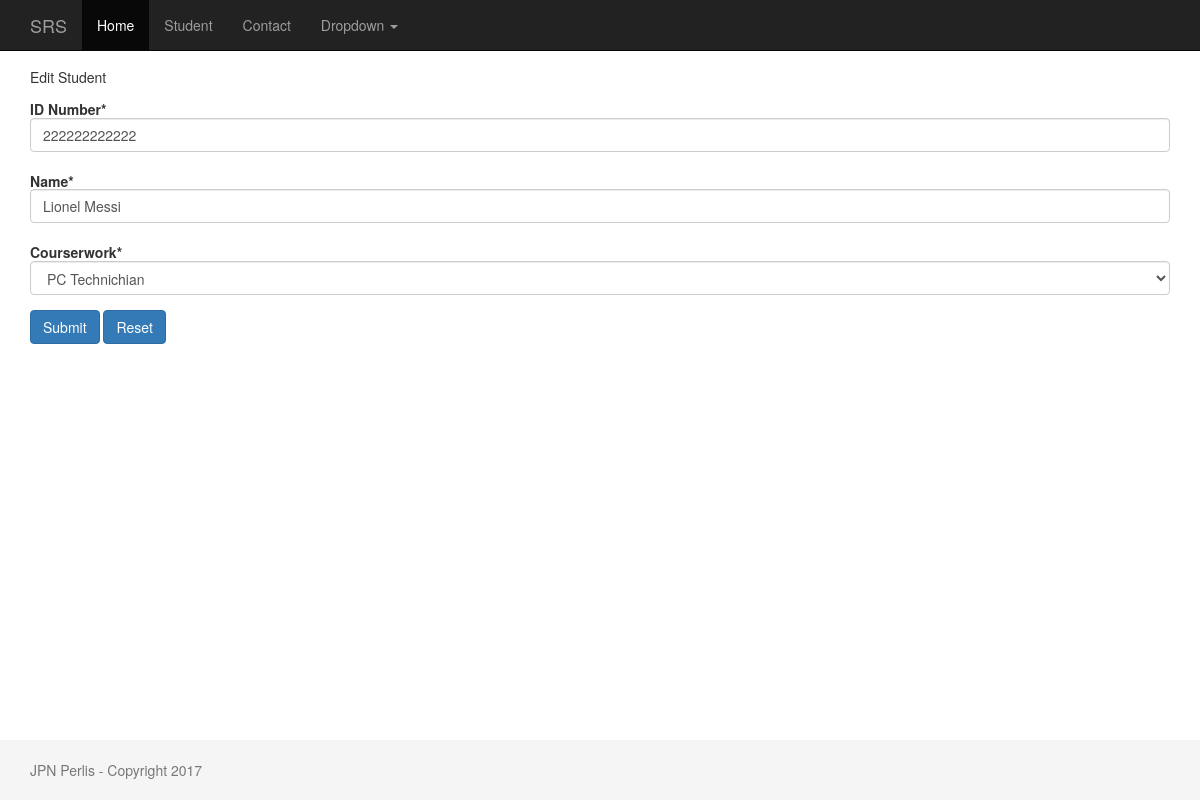
Screenshot of /student/2/edit with the database file from the repository.
### student/models.py (models this page shows, shortened)
class Student(models.Model):
    PROGAMMING = 'PR'
    NETWORKING = 'NT'
    PCTECH = 'PC'
    COURSE_CHOICES = (
        (PROGAMMING, 'Programming'),
        (NETWORKING, 'Networking'),
        (PCTECH, 'PC Technichian'),
    )
    createdby = models.ForeignKey('auth.User',on_delete=models.CASCADE)
    icnum = models.CharField('ID Number',max_length=12,unique=True,blank=False,null=False)
    name = models.CharField('Name',max_length=300)
    course = models.CharField('Courserwork',max_length=2,choices=COURSE_CHOICES,default=PCTECH,)
    created_date = models.DateTimeField('Created Date',default=timezone.now)

### student/views.py (the view)
# urls.py: url(r'^(?P<pk>\d+)/edit$', views.student_edit, name='student_edit'),
def student_edit(request,pk):
    student = get_object_or_404(Student, pk=pk)
    if request.method == "POST":
        form = StudentForm(request.POST,instance=student)
        if form.is_valid():
            student = form.save(commit=False)
            student.createdby = request.user
            student.save()
            messages.success(request, "Student record with ID: " + str(student.pk) + " has been updated! ")
            return redirect(reverse_lazy('student_detail',kwargs={'pk': student.pk }))
    else:
        form = StudentForm(instance=student)
    return render(request, 'student/student_edit.html', {'form': form})

### student/forms.py (shortened to what this page needs)
class StudentForm(forms.ModelForm):
    def __init__(self, *args, **kwargs):
        super(StudentForm, self).__init__(*args, **kwargs)
        self.helper = FormHelper(self)
        self.helper.form_class = 'form-horizontal'
        self.helper.layout.append(Submit('submit_change', 'Submit', css_class="btn-primary"))
        self.helper.layout.append(HTML('<a class="btn btn-primary" href={% url "student_home" %}>Reset</a>'))
    class Meta:
        model = Student
        fields = ('icnum', 'name', 'course',)

### templates/student/student_edit.html
{% extends 'baseproj.html' %}
{% load crispy_forms_tags %}
{% block content %}
    <h5>Edit Student<h5>
    {% crispy form %}
{% endblock %}

### static/css/sticky-footer-navbar.css (style rules this page uses)
html { position: relative; min-height: 100%; }
body { margin-bottom: 60px; }
.form-horizontal .form-group { margin-right: 0px; margin-left: 0px; }

### rows the page displays
Student: icnum "222222222222", name "Lionel Messi", course "PC Technichian"
